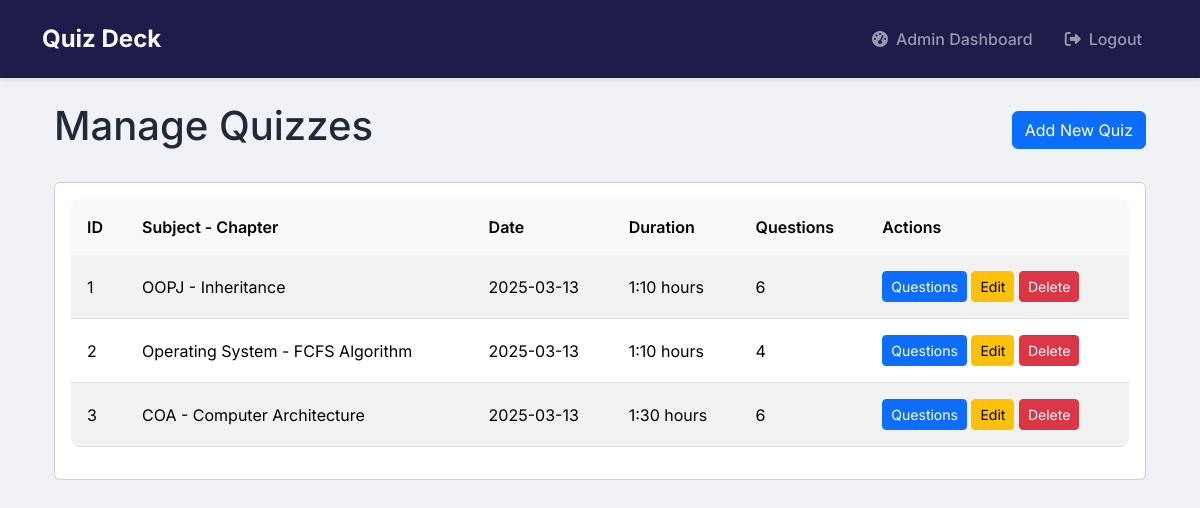
The app's page /admin/quizzes (signed in), older data.
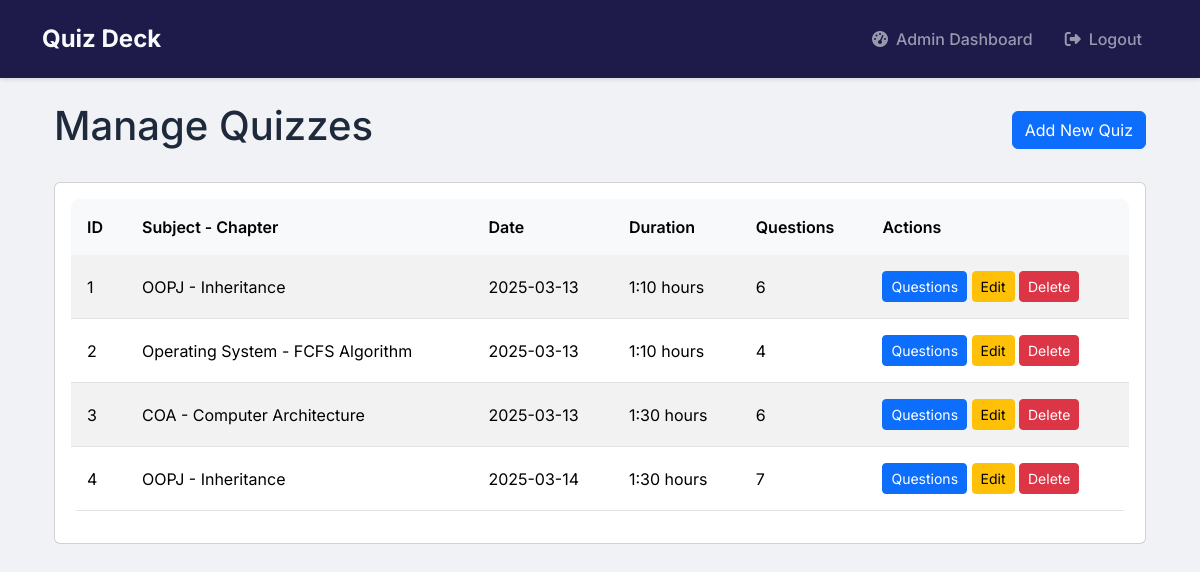
The same page, newer data.
### models/models.py (models this page shows)
class Quiz(db.Model):
    id = db.Column(db.Integer, primary_key=True)
    chapter_id = db.Column(db.Integer, db.ForeignKey('chapter.id'), nullable=False)
    date_of_quiz = db.Column(db.Date, nullable=False)
    time_duration = db.Column(db.Interval, nullable=False)
    remarks = db.Column(db.Text)
    questions = db.relationship('Question', backref='quiz', cascade='all, delete-orphan', lazy=True)
    scores = db.relationship('Score', backref='quiz', cascade='all, delete-orphan', lazy=True)

class Subject(db.Model):
    id = db.Column(db.Integer, primary_key=True)
    name = db.Column(db.String(100), nullable=False)
    description = db.Column(db.Text)
    chapters = db.relationship('Chapter', backref='subject', cascade='all, delete-orphan', lazy=True)

class Chapter(db.Model):
    id = db.Column(db.Integer, primary_key=True)
    name = db.Column(db.String(100), nullable=False)
    description = db.Column(db.Text)
    subject_id = db.Column(db.Integer, db.ForeignKey('subject.id'), nullable=False)
    quizzes = db.relationship('Quiz', backref='chapter', cascade='all, delete-orphan', lazy=True)

### controllers/admin.py (the view, shortened to what this page needs)
@admin.route('/admin/quizzes')
@login_required
@admin_required
def manage_quizzes():
    form = QuizForm()
    form.chapter_id.choices = [(c.id, f"{c.subject.name} - {c.name}")
                              for c in Chapter.query.join(Subject).all()]
    quizzes = Quiz.query.options(joinedload(Quiz.chapter)).all()
    return render_template('admin/quizzes.html', form=form, quizzes=quizzes)

### app.py (called while the page is built)
@login_manager.user_loader
def load_user(user_id):
    return User.query.get(int(user_id))

### controllers/admin.py (called while the page is built)
def admin_required(f):
    @wraps(f)
    def decorated_function(*args, **kwargs):
        if not current_user.is_authenticated or not current_user.is_admin:
            flash('Access denied.', 'danger')
            return redirect(url_for('auth.login'))
        return f(*args, **kwargs)
    return decorated_function

### templates/admin/quizzes.html (shortened to what this page needs)
{% extends "base.html" %}
{% block content %}
<div class="container">
    <div class="d-flex justify-content-between align-items-center mb-4">
        <h1>Manage Quizzes</h1>
        <button class="btn btn-primary" data-bs-toggle="modal" data-bs-target="#addQuizModal">
            Add New Quiz
        </button>
    </div>
    <div class="card">
        <div class="card-body">
            <div class="table-responsive">
                <table class="table table-striped">
                    <thead>
                        <tr>
                            <th>ID</th>
                            <th>Subject - Chapter</th>
                            <th>Date</th>
                            <th>Duration</th>
                            <th>Questions</th>
                            <th>Actions</th>
                        </tr>
                    </thead>
                    <tbody>
                        {% if quizzes %}
                            {% for quiz in quizzes %}
                            <tr>
                                <td>{{ quiz.id }}</td>
                                <td>{{ quiz.chapter.subject.name }} - {{ quiz.chapter.name }}</td>
                                <td>{{ quiz.date_of_quiz.strftime('%Y-%m-%d') }}</td>
                                <td>
                                    {% set hours = quiz.time_duration.total_seconds() // 3600 %}
                                    {% set minutes = (quiz.time_duration.total_seconds() % 3600) // 60 %}
                                    {{ '%d:%02d' % (hours, minutes) }} hours
                                </td>
                                <td>{{ quiz.questions|length }}</td>
                                <td>
                                    <a href="{{ url_for('admin.manage_questions', quiz_id=quiz.id) }}"
                                       class="btn btn-sm btn-primary">Questions</a>
                                    <a href="{{ url_for('admin.edit_quiz', id=quiz.id) }}"
                                       class="btn btn-sm btn-warning">Edit</a>
                                    <a href="{{ url_for('admin.delete_quiz', id=quiz.id) }}"
                                       class="btn btn-sm btn-danger"
                                       onclick="return confirm('Are you sure you want to delete this quiz?')">Delete</a>
                                </td>
                            </tr>
                            {% endfor %}
                        {% else %}
                            <tr>
                                <td colspan="6" class="text-center">No quizzes available.</td>
                            </tr>
                        {% endif %}
                    </tbody>
                </table>
            </div>
        </div>
    </div>
</div>
{% endblock %}

Row changes from the older to the newer data that the page shows:
added Quiz: id "4", chapter.subject.name "OOPJ", chapter.name "Inheritance", date_of_quiz "2025-03-14", value "1:30", questions|length "7"
